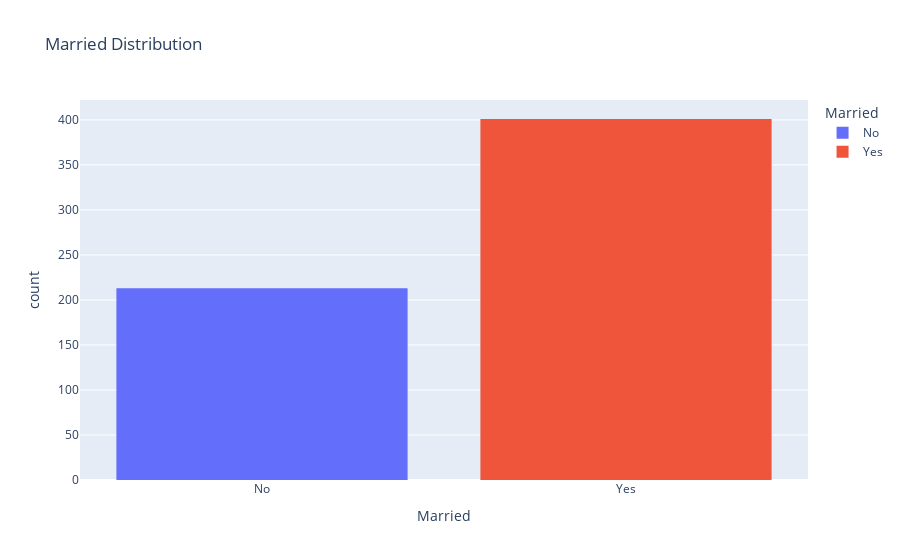

The notebook cell saved with this chart:
### Markdown cell above
### Distribution of the `Martial Status`

### Code cell
fig_Married_status = px.histogram(data_frame = data,
                               x = 'Married',
                               color = 'Married',
                               title = 'Married Distribution')
fig_Married_status.show()

### Figure 1 — Plotly figure (JSON) as saved in the notebook; plotly's stock layout.template omitted (floating-point values rounded to 4 significant figures; data arrays with more than 128 entries replaced by an {"elided": "..."} marker saying what was removed)
{"data": [{"alignmentgroup": "True", "bingroup": "x", "hovertemplate": "Married=%{x}<br>count=%{y}<extra></extra>", "legendgroup": "No", "marker": {"color": "#636efa", "pattern": {"shape": ""}}, "name": "No", "offsetgroup": "No", "orientation": "v", "showlegend": true, "type": "histogram", "x": {"elided": "213 str values"}, "xaxis": "x", "yaxis": "y"}, {"alignmentgroup": "True", "bingroup": "x", "hovertemplate": "Married=%{x}<br>count=%{y}<extra></extra>", "legendgroup": "Yes", "marker": {"color": "#EF553B", "pattern": {"shape": ""}}, "name": "Yes", "offsetgroup": "Yes", "orientation": "v", "showlegend": true, "type": "histogram", "x": {"elided": "401 str values"}, "xaxis": "x", "yaxis": "y"}], "layout": {"barmode": "relative", "legend": {"title": {"text": "Married"}, "tracegroupgap": 0}, "title": {"text": "Married Distribution"}, "xaxis": {"anchor": "y", "categoryarray": ["No", "Yes"], "categoryorder": "array", "domain": [0, 1], "title": {"text": "Married"}}, "yaxis": {"anchor": "x", "domain": [0, 1], "title": {"text": "count"}}}}
